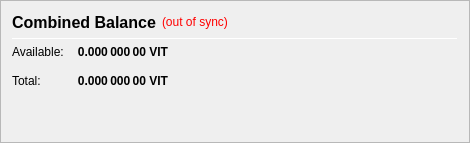
                   <widget class="QFrame" name="frame_CombinedBalances">
                    <property name="minimumSize">
                     <size>
                      <width>470</width>
                      <height>0</height>
                     </size>
                    </property>
                    <property name="frameShape">
                     <enum>QFrame::StyledPanel</enum>
                    </property>
                    <property name="frameShadow">
                     <enum>QFrame::Raised</enum>
                    </property>
                    <layout class="QVBoxLayout" name="verticalLayout_5">
                     <item>
                      <layout class="QHBoxLayout" name="horizontalLayout_5" stretch="0">
                       <item>
                        <widget class="QLabel" name="label_5z">
                         <property name="minimumSize">
                          <size>
                           <width>0</width>
                           <height>20</height>
                          </size>
                         </property>
                         <property name="font">
                          <font>
                           <pointsize>12</pointsize>
                           <weight>75</weight>
                           <bold>true</bold>
                          </font>
                         </property>
                         <property name="toolTip">
                          <string>Combined Balance (including unconfirmed and immature coins)</string>
                         </property>
                         <property name="text">
                          <string>Combined Balance</string>
                         </property>
                        </widget>
                       </item>
                       <item>
                        <widget class="QLabel" name="labelWalletStatus">
                         <property name="cursor">
                          <cursorShape>WhatsThisCursor</cursorShape>
                         </property>
                         <property name="toolTip">
                          <string>The displayed information may be out of date. Your wallet automatically synchronizes with the VITAE network after a connection is established, but this process has not completed yet.</string>
                         </property>
                         <property name="styleSheet">
                          <string notr="true">QLabel { color: red; }</string>
                         </property>
                         <property name="text">
                          <string notr="true">(out of sync)</string>
                         </property>
                         <property name="alignment">
                          <set>Qt::AlignLeading|Qt::AlignLeft|Qt::AlignVCenter</set>
                         </property>
                        </widget>
                       </item>
                       <item>
                        <spacer name="horizontalSpacer_1">
                         <property name="orientation">
                          <enum>Qt::Horizontal</enum>
                         </property>
                         <property name="sizeHint" stdset="0">
                          <size>
                           <width>40</width>
                           <height>20</height>
                          </size>
                         </property>
                        </spacer>
                       </item>
                      </layout>
                     </item>
                     <item>
                      <widget class="Line" name="line_CombinedBalance">
                       <property name="minimumSize">
                        <size>
                         <width>0</width>
                         <height>1</height>
                        </size>
                       </property>
                       <property name="maximumSize">
                        <size>
                         <width>16777215</width>
                         <height>1</height>
                        </size>
                       </property>
                       <property name="orientation">
                        <enum>Qt::Horizontal</enum>
                       </property>
                      </widget>
                     </item>
                     <item>
                      <layout class="QGridLayout" name="gridLayout_3">
                       <property name="spacing">
                        <number>12</number>
                       </property>
                       <item row="1" column="0">
                        <widget class="QLabel" name="labelBalanceTextz">
                         <property name="text">
                          <string>Available:</string>
                         </property>
                        </widget>
                       </item>
                       <item row="1" column="1">
                        <widget class="QLabel" name="labelBalancez">
                         <property name="font">
                          <font>
                           <weight>75</weight>
                           <bold>true</bold>
                          </font>
                         </property>
                         <property name="cursor">
                          <cursorShape>IBeamCursor</cursorShape>
                         </property>
                         <property name="toolTip">
                          <string>Your current spendable balance</string>
                         </property>
                         <property name="text">
                          <string notr="true">0.000 000 00 VIT</string>
                         </property>
                         <property name="alignment">
                          <set>Qt::AlignRight|Qt::AlignTrailing|Qt::AlignVCenter</set>
                         </property>
                         <property name="textInteractionFlags">
                          <set>Qt::LinksAccessibleByMouse|Qt::TextSelectableByKeyboard|Qt::TextSelectableByMouse</set>
                         </property>
                        </widget>
                       </item>
                       <item row="2" column="0">
                        <widget class="QLabel" name="labelTotalTextz">
                         <property name="text">
                          <string>Total:</string>
                         </property>
                        </widget>
                       </item>
                       <item row="2" column="1">
                        <widget class="QLabel" name="labelTotalz">
                         <property name="font">
                          <font>
                           <weight>75</weight>
                           <bold>true</bold>
                          </font>
                         </property>
                         <property name="cursor">
                          <cursorShape>IBeamCursor</cursorShape>
                         </property>
                         <property name="toolTip">
                          <string>Total Balance, including all unavailable coins.</string>
                         </property>
                         <property name="text">
                          <string notr="true">0.000 000 00 VIT</string>
                         </property>
                         <property name="alignment">
                          <set>Qt::AlignRight|Qt::AlignTrailing|Qt::AlignVCenter</set>
                         </property>
                         <property name="textInteractionFlags">
                          <set>Qt::LinksAccessibleByMouse|Qt::TextSelectableByKeyboard|Qt::TextSelectableByMouse</set>
                         </property>
                        </widget>
                       </item>
                       <item row="2" column="3">
                        <spacer name="horizontalSpacer_2">
                         <property name="orientation">
                          <enum>Qt::Horizontal</enum>
                         </property>
                         <property name="sizeHint" stdset="0">
                          <size>
                           <width>40</width>
                           <height>20</height>
                          </size>
                         </property>
                        </spacer>
                       </item>
                      </layout>
                     </item>
                     <item>
                      <spacer name="verticalSpacer_1">
                       <property name="orientation">
                        <enum>Qt::Vertical</enum>
                       </property>
                       <property name="sizeHint" stdset="0">
                        <size>
                         <width>20</width>
                         <height>40</height>
                        </size>
                       </property>
                      </spacer>
                     </item>
                    </layout>
                   </widget>
